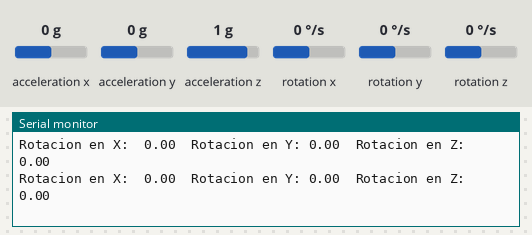
Recording of a sketch running on a simulated Arduino Uno, built with avr-gcc and run on an emulated ATmega328P. Shown: the last lines printed to the serial monitor. Inputs (shaded band) come from the test bench; at power-on: acceleration x 0 g, acceleration y 0 g, rotation z 0 °/s, rotation x 0 °/s, rotation y 0 °/s, acceleration z 1 g.

Above: at 1.2 s.
1.3 s: acceleration x set to -1.4 g
At 1.41 s:
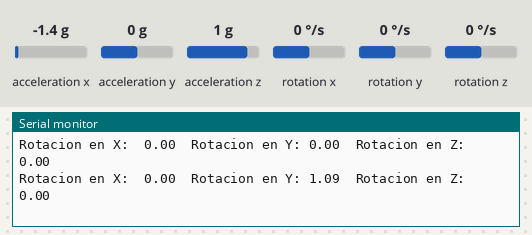
4.3 s: acceleration y set to -1.4 g
At 4.37 s:
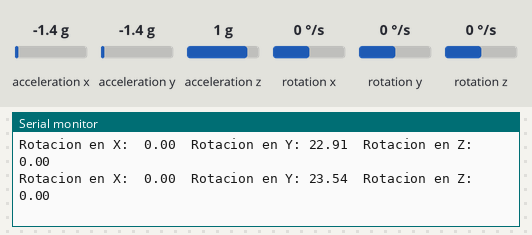
5.8 s: rotation z set to -192 °/s
At 5.86 s:
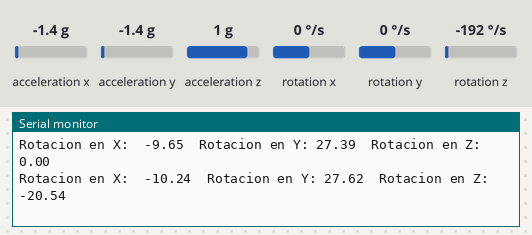
8.8 s: rotation x set to 100 °/s
At 8.87 s:
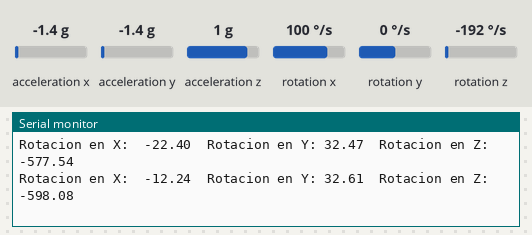
11.8 s: rotation y set to -192 °/s
At 11.88 s:
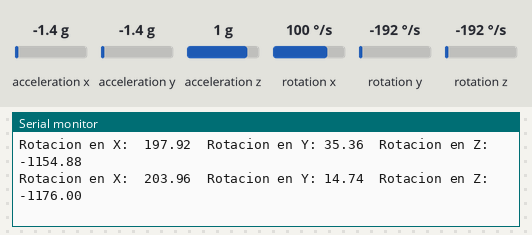
14.8 s: rotation x set to -192 °/s
At 14.86 s:
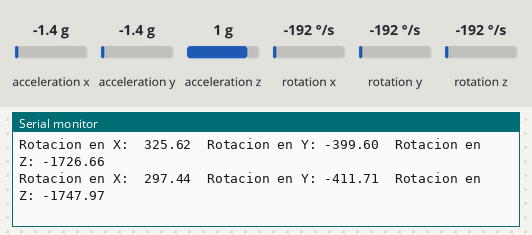
Timing chart, 0 to 17.8 s (numbered marks = the images above; inputs shaded):
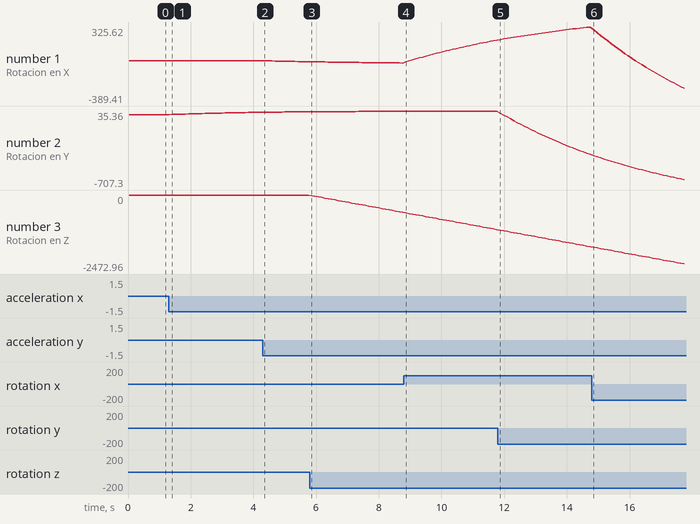

The sketch:

GyroRead.ino
```cpp
// Librerias I2C para controlar el mpu6050
// la libreria MPU6050.h necesita I2Cdev.h, I2Cdev.h necesita Wire.h
#include "I2Cdev.h"
#include "MPU6050.h"
#include "Wire.h"

// La dirección del MPU6050 puede ser 0x68 o 0x69, dependiendo
// del estado de AD0. Si no se especifica, 0x68 estará implicito
MPU6050 sensor;

// Valores RAW (sin procesar) del acelerometro y giroscopio en los ejes x,y,z
int ax, ay, az;
int gx, gy, gz;

long tiempo_prev;
float dt;
float ang_x, ang_y, ang_z; // Added ang_z for Z-axis rotation
float ang_x_prev, ang_y_prev, ang_z_prev; // Added ang_z_prev for Z-axis rotation

void setup() {
  Serial.begin(9600);    // Iniciando puerto serial
  Wire.begin();           // Iniciando I2C
  sensor.initialize();    // Iniciando el sensor

  if (sensor.testConnection()) Serial.println("Sensor iniciado correctamente");
  else Serial.println("Error al iniciar el sensor");
}

void loop() {
  // Leer las aceleraciones y velocidades angulares
  sensor.getAcceleration(&ax, &ay, &az);
  sensor.getRotation(&gx, &gy, &gz);

  dt = (millis() - tiempo_prev) / 1000.0;
  tiempo_prev = millis();

  // Calcular los ángulos con acelerometro
  float accel_ang_x = atan(ay / sqrt(pow(ax, 2) + pow(az, 2))) * (180.0 / 3.14);
  float accel_ang_y = atan(-ax / sqrt(pow(ay, 2) + pow(az, 2))) * (180.0 / 3.14);

  // Calcular angulo de rotación con giroscopio y filtro complemento
  ang_x = 0.98 * (ang_x_prev + (gx / 131.0) * dt) + 0.02 * accel_ang_x;
  ang_y = 0.98 * (ang_y_prev + (gy / 131.0) * dt) + 0.02 * accel_ang_y;
  ang_z = ang_z_prev + (gz / 131.0) * dt; // Z-axis rotation using gyroscope only

  ang_x_prev = ang_x;
  ang_y_prev = ang_y;
  ang_z_prev = ang_z;

  // Mostrar los angulos separadas por un [tab]
  Serial.print("Rotacion en X:  ");
  Serial.print(ang_x);
  Serial.print("\tRotacion en Y: ");
  Serial.print(ang_y);
  Serial.print("\tRotacion en Z: ");
  Serial.println(ang_z);

  delay(100);
}
```

Measured:
- after the input at 1.3 s, the serial monitor: prints a new line after 0.11 s (image 1)
- after the input at 5.8 s, the serial monitor: prints a new line after 0.06 s (image 3)
- after the input at 8.8 s, the serial monitor: prints a new line after 0.07 s (image 4)
- after the input at 11.8 s, the serial monitor: prints a new line after 0.08 s (image 5)
- after the input at 14.8 s, the serial monitor: prints a new line after 0.06 s (image 6)
- plotted number 1: 0 → -9.65 after the input at 4.3 s, -22.4 → 197.92 after the input at 8.8 s, 197.92 → 325.62 after the input at 11.8 s, 325.62 → -389.41 after the input at 14.8 s
- plotted number 2: 0 → 23.54 after the input at 1.3 s, 23.54 → 27.39 after the input at 4.3 s, 32.47 → 35.36 after the input at 8.8 s, 35.36 → -399.6 after the input at 11.8 s, -399.6 → -707.3 after the input at 14.8 s
- plotted number 3: 0 → -577.54 after the input at 5.8 s, -577.54 → -1154.88 after the input at 8.8 s, -1154.88 → -1726.66 after the input at 11.8 s, -1726.66 → -2472.96 after the input at 14.8 s
